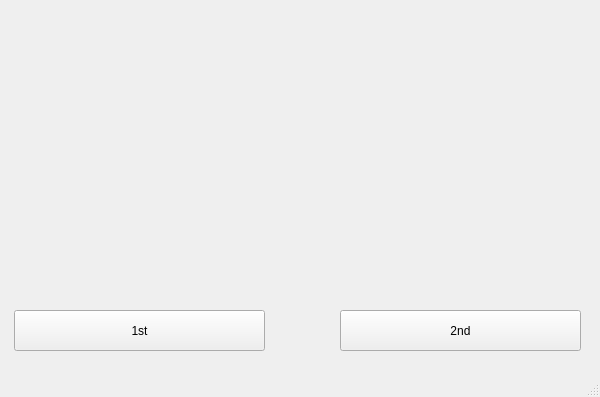
<?xml version="1.0" encoding="UTF-8"?>
<ui version="4.0">
 <class>MainWindow</class>
 <widget class="QMainWindow" name="MainWindow">
  <property name="geometry">
   <rect>
    <x>0</x>
    <y>0</y>
    <width>600</width>
    <height>397</height>
   </rect>
  </property>
  <property name="windowTitle">
   <string>MainWindow</string>
  </property>
  <widget class="QWidget" name="centralwidget">
   <widget class="QLabel" name="photo">
    <property name="geometry">
     <rect>
      <x>0</x>
      <y>0</y>
      <width>601</width>
      <height>291</height>
     </rect>
    </property>
    <property name="text">
     <string/>
    </property>
    <property name="pixmap">
     <pixmap>../../../Pictures/Saved Pictures/Wallpaper And Links/3- FiewWatch.png</pixmap>
    </property>
    <property name="scaledContents">
     <bool>true</bool>
    </property>
   </widget>
   <widget class="QPushButton" name="st">
    <property name="geometry">
     <rect>
      <x>14</x>
      <y>310</y>
      <width>251</width>
      <height>41</height>
     </rect>
    </property>
    <property name="text">
     <string>1st</string>
    </property>
   </widget>
   <widget class="QPushButton" name="nd">
    <property name="geometry">
     <rect>
      <x>340</x>
      <y>310</y>
      <width>241</width>
      <height>41</height>
     </rect>
    </property>
    <property name="text">
     <string>2nd</string>
    </property>
   </widget>
  </widget>
  <widget class="QStatusBar" name="statusbar"/>
 </widget>
 <resources/>
 <connections/>
</ui>
